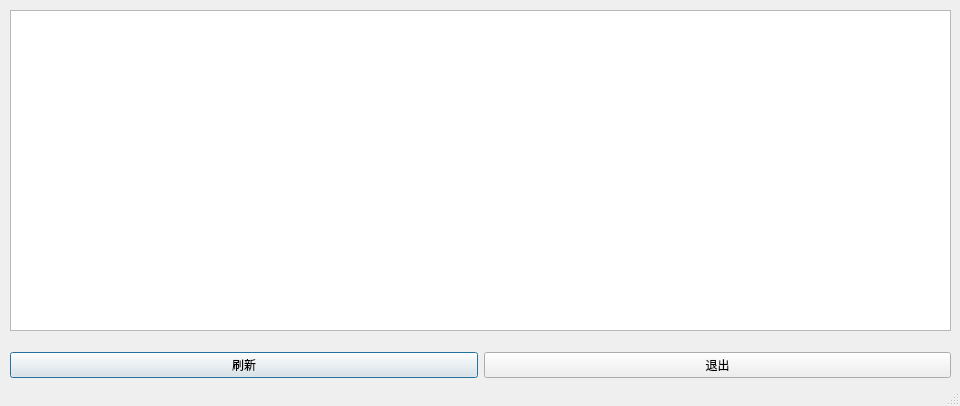
<?xml version="1.0" encoding="UTF-8"?>
<ui version="4.0">
 <class>Dialog</class>
 <widget class="QDialog" name="Dialog">
  <property name="geometry">
   <rect>
    <x>0</x>
    <y>0</y>
    <width>960</width>
    <height>406</height>
   </rect>
  </property>
  <property name="windowTitle">
   <string>Dialog</string>
  </property>
  <property name="sizeGripEnabled">
   <bool>true</bool>
  </property>
  <widget class="QTableView" name="tableView">
   <property name="geometry">
    <rect>
     <x>10</x>
     <y>10</y>
     <width>941</width>
     <height>321</height>
    </rect>
   </property>
  </widget>
  <widget class="QWidget" name="horizontalLayoutWidget">
   <property name="geometry">
    <rect>
     <x>10</x>
     <y>340</y>
     <width>941</width>
     <height>51</height>
    </rect>
   </property>
   <layout class="QHBoxLayout" name="horizontalLayout">
    <item>
     <widget class="QPushButton" name="pushButton">
      <property name="text">
       <string>刷新</string>
      </property>
     </widget>
    </item>
    <item>
     <widget class="QPushButton" name="pushButton_2">
      <property name="text">
       <string>退出</string>
      </property>
     </widget>
    </item>
   </layout>
  </widget>
 </widget>
 <resources/>
 <connections>
  <connection>
   <sender>pushButton_2</sender>
   <signal>clicked()</signal>
   <receiver>Dialog</receiver>
   <slot>close()</slot>
   <hints>
    <hint type="sourcelabel">
     <x>742</x>
     <y>361</y>
    </hint>
    <hint type="destinationlabel">
     <x>759</x>
     <y>344</y>
    </hint>
   </hints>
  </connection>
 </connections>
</ui>
